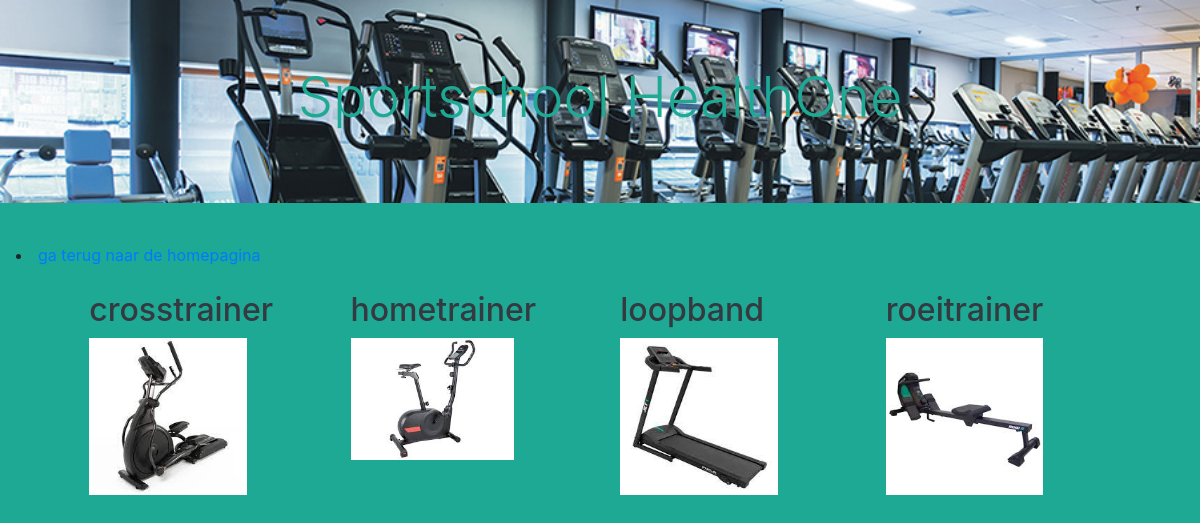
The app's page /category.php with its own data.
### tables this page shows
CREATE TABLE `catagory` (
  `id` int(10) NOT NULL,
  `Name` varchar(255) NOT NULL,
  `Image` varchar(255) DEFAULT NULL
);

### category.php (the view, shortened to what this page needs)
<!doctype html>
<html lang="en">
<head>
    <link rel="stylesheet" href="https://cdn.jsdelivr.net/npm/bootstrap@4.6.1/dist/css/bootstrap.min.css">
</head>
<body>
<div class="jumbotron jumbotron-fluid jumbotron-image">
    <div class="container">
        <h1 class="display-4">Sportschool HealthOne</h1>
    </div>
</div>
<nav class="navbar navbar-light" style="background-color: #1da994;">
    <li><a href="index.php">ga terug naar de homepagina</a></li>
</nav>
<div class="row">
    <div class="col-sm"></div>
        <?php
        global $db;
        $query = $db->prepare("SELECT * FROM catagory");
        $query->execute();
        $result = $query->fetchAll( PDO::FETCH_ASSOC);
        echo "<div class='row'>";
        foreach ($result as $catagory) {
            echo "<div class='col-12 col-sm-6 col-lg-3 p-3'>";
            echo "<a class='text-decoration-none text-dark' href='product.php?id=" . $catagory['id'] . "'>";
            echo "<h2>" . $catagory["Name"] . "</h2>";
            echo  "<img src=" . $catagory["Image"] . ">";
            echo "</a>";
            echo "</div>";
        }
        echo "</div>";
        ?>
    <div class="col-sm"></div>
</div>
<link rel="stylesheet" href="css/style.css">
</body>
</html>

### css/style.css (style rules this page uses)
.jumbotron-image { background-image: url("../img/jumbotron.jpg"); background-size: cover; text-align: center; color: #1da994; }
body { background-color: #1da994; }
div { width: auto; display: flex; flex-direction: row; justify-content: center; }
img { width: 70%; }

### records on screen
catagory: Name "crosstrainer", Image (picture)
catagory: Name "hometrainer", Image (picture)
catagory: Name "loopband", Image (picture)
catagory: Name "roeitrainer", Image (picture)
